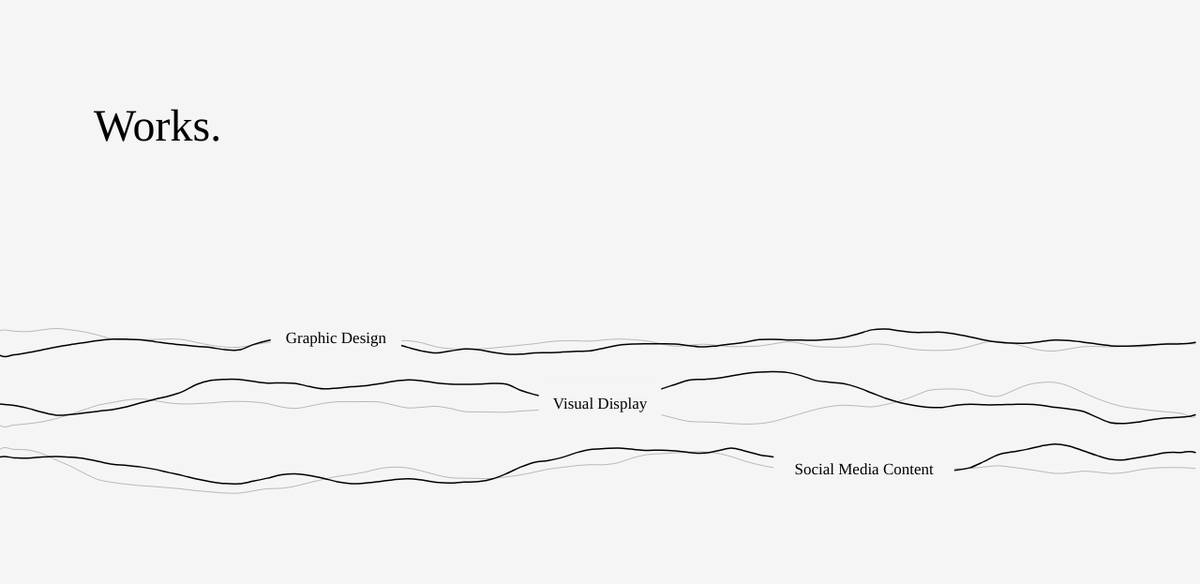
Frame 1 (no input)
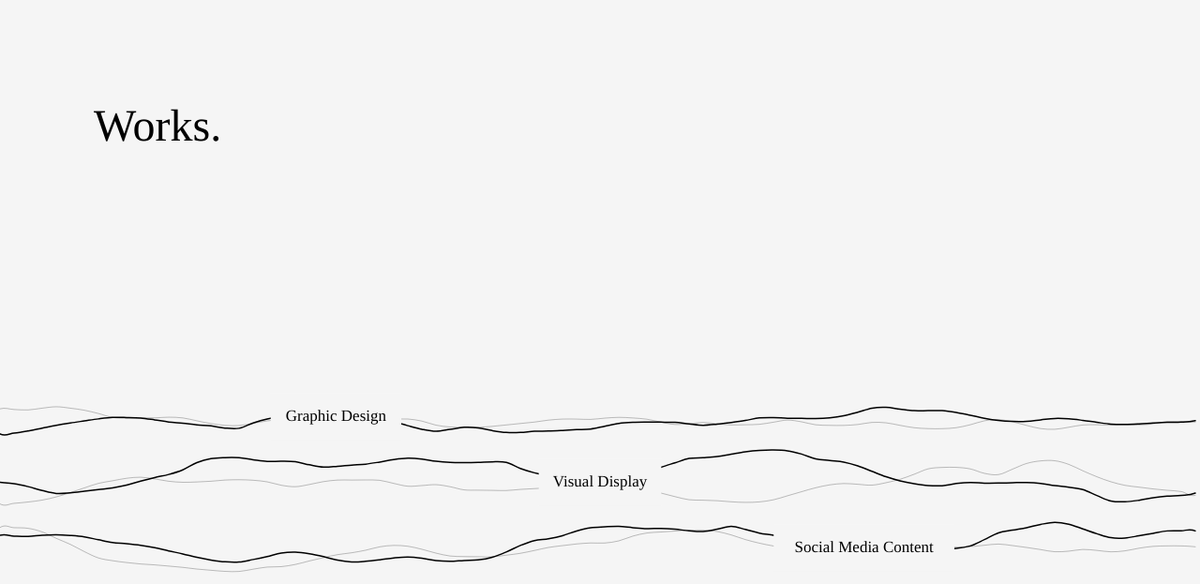
Frame 60 (no input)
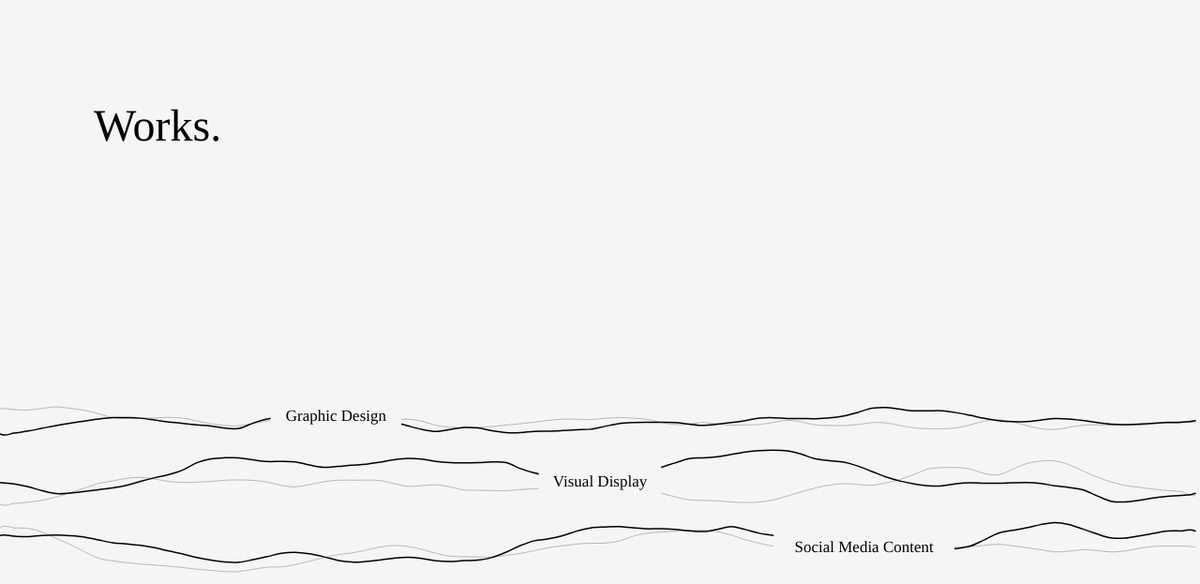
Frame 120 (the mouse pressed at the canvas centre since frame 60)

The p5.js sketch that drew these frames (run headless with seeded random() and noise() and a simulated clock; from frame 60 on, the mouse is pressed at the canvas centre):

// p5.js sketch
// ── sketch.js
let config = {
  topBoundary: 200,
  riseSpeed: 0.1,
  fallSpeed: 4.5,
  lineGapInitial: 70,
  lineGapCompressed: 48,
  paddingBottom: 40,
  trailDensity: 12,
  waveCurvature: 2,
  textGapRatio: 1.3, 
  closingSpeed: 0.15,
  bgColor: 245 // 统一背景色变量
};

let waves = [];
let activeWaveIdx = -1;
let hasBeenClicked = false;

function setup() {
  createCanvas(1280, 623);
  textFont('Special Elite');

  let labels = ["Graphic Design", "Visual Display", "Social Media Content"];
  for (let i = 0; i < labels.length; i++) {
    textSize(17);
    let tw = textWidth(labels[i]) * config.textGapRatio;
    let startY = 350 + i * config.lineGapInitial;
    waves.push(new Wave(startY, labels[i], i, tw));
  }
}

function draw() {
  background(config.bgColor);
  drawUI();
  updateTargetPositions();

  for (let w of waves) {
    w.update();
    w.display();
  }
}

function updateTargetPositions() {
  let currentGapY = hasBeenClicked ? config.lineGapCompressed : config.lineGapInitial;
  let lastLineY = height - config.paddingBottom;
  let firstLineY = lastLineY - (2 * currentGapY);

  for (let i = 0; i < waves.length; i++) {
    waves[i].homeY = firstLineY + i * currentGapY;
  }
}

class Wave {
  constructor(y, txt, id, fullWidth) {
    this.homeY = y;
    this.currentY = y;
    this.txt = txt;
    this.id = id;
    this.state = 'IDLE';
    this.displayOpacity = 255;
    this.textBaseWidth = fullWidth;
    this.currentTextScale = 1.0; 
    this.waterTrails = [];
    this.noiseSeed = random(1000);
    this.centerX = [width * 0.28, width * 0.5, width * 0.72][id];
  }

  update() {
    if (activeWaveIdx !== -1 && activeWaveIdx !== this.id) {
      this.displayOpacity = lerp(this.displayOpacity, 0, 0.15);
    } else {
      this.displayOpacity = lerp(this.displayOpacity, 255, 0.1);
    }

    if (this.state === 'RISING') {
      this.currentY = lerp(this.currentY, config.topBoundary, config.riseSpeed);
      this.currentTextScale = lerp(this.currentTextScale, 0, config.closingSpeed);
      this.generateFullWidthTrails();
      if (this.currentY <= config.topBoundary + 2) this.state = 'FALLING';
    } 
    else if (this.state === 'FALLING') {
      this.currentY += config.fallSpeed;
      if (this.currentY > this.homeY - 150) {
        this.currentTextScale = lerp(this.currentTextScale, 1.0, 0.08); 
      }
      if (this.currentY >= this.homeY) {
        this.state = 'IDLE';
        activeWaveIdx = -1;
      }
    } else {
      this.currentY = lerp(this.currentY, this.homeY, 0.1);
      this.currentTextScale = lerp(this.currentTextScale, 1.0, 0.1);
    }

    for (let i = this.waterTrails.length - 1; i >= 0; i--) {
      let t = this.waterTrails[i];
      t.y += t.speed;
      t.opacity -= 3;
      if (t.opacity <= 0) this.waterTrails.splice(i, 1);
    }
  }

  display() {
    if (this.displayOpacity < 5) return;

    push();
    // 1. 绘制颗粒
    for (let t of this.waterTrails) {
      stroke(180, 190, 200, t.opacity * (this.displayOpacity / 255));
      strokeWeight(t.thickness);
      line(t.x, t.y, t.x, t.y + t.len);
    }

    // 2. 绘制【绝对完整】的波浪线
    for (let i = 0; i < 2; i++) {
      let yOff = i * 4;
      let alpha = i === 0 ? 255 : 80;
      stroke(0, alpha * (this.displayOpacity / 255));
      strokeWeight(i === 0 ? 1.5 : 0.8);
      noFill();
      this.drawSingleLongWave(yOff);
    }

    // 3. 【核心步骤】遮挡线条
    let gapWidth = this.textBaseWidth * this.currentTextScale;
    if (gapWidth > 0.5) {
      noStroke();
      fill(config.bgColor); // 使用背景色进行遮挡
      rectMode(CENTER);
      // 遮挡块高度要能盖住波动范围
      rect(this.centerX, this.currentY + 2, gapWidth, 50);
    }

    // 4. 绘制文字
    if (this.currentTextScale > 0.02) {
      push();
      translate(this.centerX, this.currentY + 2);
      scale(this.currentTextScale, 1.0);
      noStroke();
      fill(0, this.displayOpacity * Math.pow(this.currentTextScale, 1.5));
      textAlign(CENTER, CENTER);
      textSize(17);
      text(this.txt, 0, 0);
      pop();
    }
    pop();
  }

  // 只画一根线，从头到尾
  drawSingleLongWave(yOffset) {
    beginShape();
    let gapHalf = (this.textBaseWidth * this.currentTextScale) / 2;
    
    curveVertex(-20, this.currentY + yOffset);
    for (let x = 0; x <= width; x += 15) {
      let nx = x * 0.004;
      let noiseVal = noise(nx, this.noiseSeed + yOffset);
      let baseMod = map(noiseVal, 0, 1, -25, 25) * config.waveCurvature;
      
      // 平滑逻辑：在文字区域把波浪压平，这样遮罩矩形不需要太高
      let distToCenter = abs(x - this.centerX);
      let taper = map(distToCenter, gapHalf * 0.5, gapHalf * 1.5, 0, 1, true);
      if (this.currentTextScale < 0.1) taper = 1;

      curveVertex(x, this.currentY + yOffset + baseMod * taper);
    }
    curveVertex(width + 20, this.currentY + yOffset);
    endShape();
  }

  generateFullWidthTrails() {
    for (let i = 0; i < config.trailDensity; i++) {
      let rx = random(0, width);
      let gapHalf = (this.textBaseWidth * this.currentTextScale) / 2;
      // 颗粒也不要在文字遮挡区产生
      if (rx > this.centerX - gapHalf && rx < this.centerX + gapHalf) continue;

      this.waterTrails.push({
        x: rx, y: this.currentY + random(-5, 5),
        len: random(30, 80), speed: random(4, 8),
        thickness: random(0.5, 1.8), opacity: random(100, 200)
      });
    }
  }

  checkClick(mx, my) {
    if (activeWaveIdx === -1 && abs(my - this.currentY) < 35) {
      this.state = 'RISING';
      activeWaveIdx = this.id;
      hasBeenClicked = true;
      for(let i=0; i<60; i++) this.generateFullWidthTrails();
    }
  }
}

function mousePressed() {
  for (let w of waves) w.checkClick(mouseX, mouseY);
}

function drawUI() {
  push();
  fill(0, activeWaveIdx === -1 ? 255 : 40);
  textSize(48);
  text("Works.", 100, 150);
  pop();
}
